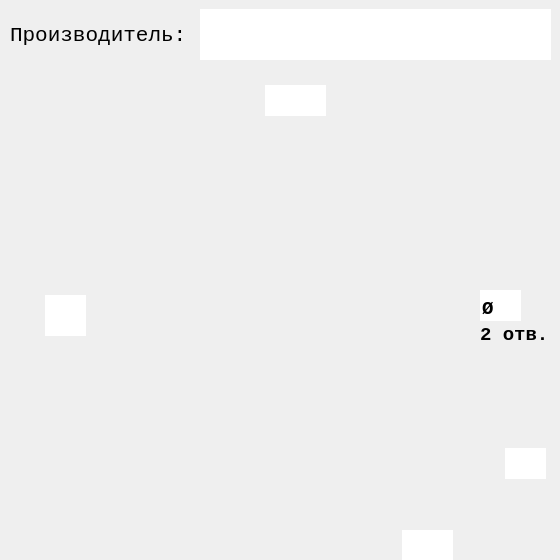
<?xml version="1.0" encoding="UTF-8"?>
<ui version="4.0">
 <class>Dialog</class>
 <widget class="QDialog" name="Dialog">
  <property name="geometry">
   <rect>
    <x>0</x>
    <y>0</y>
    <width>560</width>
    <height>560</height>
   </rect>
  </property>
  <property name="sizePolicy">
   <sizepolicy hsizetype="Fixed" vsizetype="Fixed">
    <horstretch>0</horstretch>
    <verstretch>0</verstretch>
   </sizepolicy>
  </property>
  <property name="minimumSize">
   <size>
    <width>560</width>
    <height>560</height>
   </size>
  </property>
  <property name="maximumSize">
   <size>
    <width>560</width>
    <height>560</height>
   </size>
  </property>
  <property name="windowTitle">
   <string>2 Отверстия Тип2</string>
  </property>
  <property name="windowIcon">
   <iconset>
    <normaloff>../pics/icon/Podpyatnik.ico</normaloff>../pics/icon/Podpyatnik.ico</iconset>
  </property>
  <property name="whatsThis">
   <string/>
  </property>
  <property name="accessibleDescription">
   <string/>
  </property>
  <widget class="QLabel" name="label">
   <property name="geometry">
    <rect>
     <x>0</x>
     <y>0</y>
     <width>560</width>
     <height>560</height>
    </rect>
   </property>
   <property name="sizePolicy">
    <sizepolicy hsizetype="Fixed" vsizetype="Fixed">
     <horstretch>0</horstretch>
     <verstretch>0</verstretch>
    </sizepolicy>
   </property>
   <property name="minimumSize">
    <size>
     <width>560</width>
     <height>560</height>
    </size>
   </property>
   <property name="maximumSize">
    <size>
     <width>560</width>
     <height>560</height>
    </size>
   </property>
   <property name="autoFillBackground">
    <bool>true</bool>
   </property>
   <property name="text">
    <string/>
   </property>
   <property name="pixmap">
    <pixmap>../pics/main/2-2.jpg</pixmap>
   </property>
   <property name="scaledContents">
    <bool>false</bool>
   </property>
   <property name="alignment">
    <set>Qt::AlignCenter</set>
   </property>
   <property name="margin">
    <number>0</number>
   </property>
  </widget>
  <widget class="QLineEdit" name="lineEdit">
   <property name="geometry">
    <rect>
     <x>402</x>
     <y>530</y>
     <width>51</width>
     <height>31</height>
    </rect>
   </property>
   <property name="font">
    <font>
     <family>Courier New</family>
     <pointsize>14</pointsize>
     <weight>75</weight>
     <italic>false</italic>
     <bold>true</bold>
    </font>
   </property>
   <property name="focusPolicy">
    <enum>Qt::ClickFocus</enum>
   </property>
   <property name="autoFillBackground">
    <bool>true</bool>
   </property>
   <property name="inputMethodHints">
    <set>Qt::ImhNone</set>
   </property>
   <property name="text">
    <string/>
   </property>
   <property name="maxLength">
    <number>3</number>
   </property>
   <property name="frame">
    <bool>false</bool>
   </property>
   <property name="alignment">
    <set>Qt::AlignHCenter|Qt::AlignTop</set>
   </property>
  </widget>
  <widget class="QLineEdit" name="lineEdit_2">
   <property name="geometry">
    <rect>
     <x>505</x>
     <y>448</y>
     <width>41</width>
     <height>31</height>
    </rect>
   </property>
   <property name="font">
    <font>
     <family>Courier New</family>
     <pointsize>14</pointsize>
     <weight>75</weight>
     <italic>false</italic>
     <bold>true</bold>
    </font>
   </property>
   <property name="tabletTracking">
    <bool>false</bool>
   </property>
   <property name="focusPolicy">
    <enum>Qt::ClickFocus</enum>
   </property>
   <property name="autoFillBackground">
    <bool>false</bool>
   </property>
   <property name="text">
    <string/>
   </property>
   <property name="maxLength">
    <number>3</number>
   </property>
   <property name="frame">
    <bool>false</bool>
   </property>
   <property name="alignment">
    <set>Qt::AlignLeading|Qt::AlignLeft|Qt::AlignVCenter</set>
   </property>
  </widget>
  <widget class="QLineEdit" name="lineEdit_3">
   <property name="geometry">
    <rect>
     <x>480</x>
     <y>290</y>
     <width>41</width>
     <height>31</height>
    </rect>
   </property>
   <property name="font">
    <font>
     <family>Courier New</family>
     <pointsize>14</pointsize>
     <weight>75</weight>
     <italic>false</italic>
     <bold>true</bold>
    </font>
   </property>
   <property name="focusPolicy">
    <enum>Qt::ClickFocus</enum>
   </property>
   <property name="text">
    <string>Ø</string>
   </property>
   <property name="maxLength">
    <number>3</number>
   </property>
   <property name="frame">
    <bool>false</bool>
   </property>
   <property name="alignment">
    <set>Qt::AlignBottom|Qt::AlignLeading|Qt::AlignLeft</set>
   </property>
  </widget>
  <widget class="QLineEdit" name="lineEdit_4">
   <property name="geometry">
    <rect>
     <x>265</x>
     <y>85</y>
     <width>61</width>
     <height>31</height>
    </rect>
   </property>
   <property name="font">
    <font>
     <family>Courier New</family>
     <pointsize>14</pointsize>
     <weight>75</weight>
     <italic>false</italic>
     <bold>true</bold>
    </font>
   </property>
   <property name="focusPolicy">
    <enum>Qt::ClickFocus</enum>
   </property>
   <property name="text">
    <string/>
   </property>
   <property name="maxLength">
    <number>3</number>
   </property>
   <property name="frame">
    <bool>false</bool>
   </property>
   <property name="alignment">
    <set>Qt::AlignBottom|Qt::AlignHCenter</set>
   </property>
  </widget>
  <widget class="QLineEdit" name="lineEdit_5">
   <property name="geometry">
    <rect>
     <x>45</x>
     <y>295</y>
     <width>41</width>
     <height>41</height>
    </rect>
   </property>
   <property name="font">
    <font>
     <family>Courier New</family>
     <pointsize>14</pointsize>
     <weight>75</weight>
     <italic>false</italic>
     <bold>true</bold>
    </font>
   </property>
   <property name="tabletTracking">
    <bool>false</bool>
   </property>
   <property name="focusPolicy">
    <enum>Qt::ClickFocus</enum>
   </property>
   <property name="autoFillBackground">
    <bool>false</bool>
   </property>
   <property name="text">
    <string/>
   </property>
   <property name="maxLength">
    <number>3</number>
   </property>
   <property name="frame">
    <bool>false</bool>
   </property>
   <property name="alignment">
    <set>Qt::AlignRight|Qt::AlignTrailing|Qt::AlignVCenter</set>
   </property>
  </widget>
  <widget class="QLabel" name="label_2">
   <property name="geometry">
    <rect>
     <x>10</x>
     <y>10</y>
     <width>181</width>
     <height>51</height>
    </rect>
   </property>
   <property name="font">
    <font>
     <family>Courier New</family>
     <pointsize>16</pointsize>
     <weight>50</weight>
     <bold>false</bold>
    </font>
   </property>
   <property name="text">
    <string>Производитель:</string>
   </property>
  </widget>
  <widget class="QLineEdit" name="lineEdit_6">
   <property name="geometry">
    <rect>
     <x>200</x>
     <y>9</y>
     <width>351</width>
     <height>51</height>
    </rect>
   </property>
   <property name="font">
    <font>
     <family>Courier New</family>
     <pointsize>16</pointsize>
     <weight>75</weight>
     <bold>true</bold>
    </font>
   </property>
   <property name="frame">
    <bool>false</bool>
   </property>
   <property name="alignment">
    <set>Qt::AlignLeading|Qt::AlignLeft|Qt::AlignVCenter</set>
   </property>
  </widget>
  <widget class="QLabel" name="label_3">
   <property name="geometry">
    <rect>
     <x>480</x>
     <y>325</y>
     <width>71</width>
     <height>20</height>
    </rect>
   </property>
   <property name="font">
    <font>
     <family>Courier New</family>
     <pointsize>14</pointsize>
     <weight>75</weight>
     <bold>true</bold>
    </font>
   </property>
   <property name="text">
    <string>2 отв.</string>
   </property>
  </widget>
 </widget>
 <resources/>
 <connections/>
</ui>
